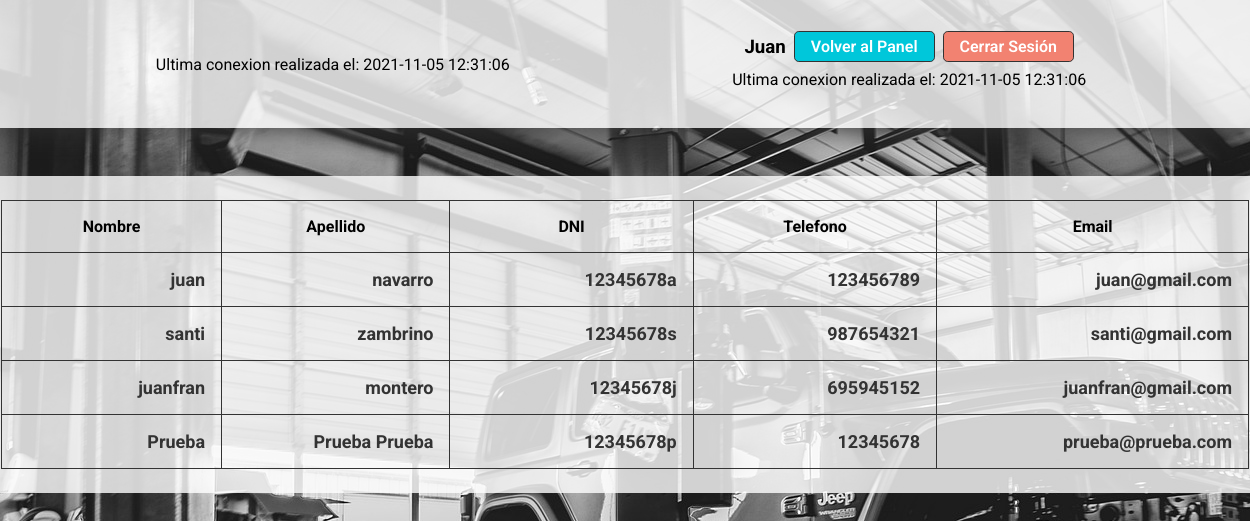
Screenshot of /Login/lista_Admin.php (signed in) with the database file from the repository.
### tables this page shows
CREATE TABLE `lista_usuario` (
  `id_usuario` int(11) NOT NULL,
  `nombre` varchar(20) NOT NULL,
  `apellidos` varchar(30) NOT NULL,
  `dni` varchar(9) NOT NULL,
  `telefono` int(9) NOT NULL,
  `email` varchar(40) NOT NULL,
  `contrasena` varchar(50) DEFAULT NULL,
  `id_admin` int(1) DEFAULT NULL
);

### biblioteca/funcionesZamoen.php (called while the page is built, shortened)
<?php
    function datosNombre($conn, $dni){
        $sqlName = "SELECT nombre FROM lista_usuario WHERE dni = '$dni'";
        $resultName = mysqli_query($conn, $sqlName);
        if ($resultName === false) {
            echo mysqli_error($conn);
        } else {
            $info = mysqli_fetch_array($resultName);
            $name = $info['nombre'];
            return $name;
        }
    }
?>

### Login/lista_Admin.php (the view, shortened to what this page needs)
<!DOCTYPE html>
<html lang="es">
<head>
    <link rel="stylesheet" href="../styles/styleHeader.css" />
    <link rel="stylesheet" href="../styles/styleLista_Admin.css">
</head>
<body>
    <?php
    include "../biblioteca/funcionesZamoen.php";
            $conn = Conexion();
    $dni = $_SESSION['dni'];
    $name = datosNombre($conn, $dni);
    ?>
    <div class="outer-container">
            <header id="cabecera">
            <div class="vacio">
            <p><?php echo 'Ultima conexion realizada el: ' . $_COOKIE[$_SESSION['dni'] .'Cookie']; ?></p>
            </div>
            <div class="container-info-header">
                <div class="info-usu">
                    <h3><?php echo ucfirst($name); ?></h3>
                        <?php
                        if($_SESSION['id_admin'] == 1){
                            ?>
                            <a id="btn-Panel" href="../Login/lista_Admin.php">Volver al Panel</a>
                            <?php
                        }
                        ?>
                        <a id="btn-logOut" href="../Login/logOut.php">Cerrar Sesión</a>
                </div>
                <div class="cookies">
                    <p><?php echo 'Ultima conexion realizada el: '.$_COOKIE[$_SESSION['dni'].'Cookie']; ?></p>
                </div>
                </div>
            </header>
        <?php
        $sqlFirst =  "SELECT nombre, apellidos, dni, telefono, email
                            FROM lista_usuario";
        $results = mysqli_query($conn, $sqlFirst);
        if ($results === false) {
                echo mysqli_error($conn);
        }
        else {
             ?>
            <div class="container-form">
                <table name="infoUsuarios" id="infoUsuarios">
                    <th>Nombre</th>
                    <th>Apellido</th>
                    <th>DNI</th>
                    <th>Telefono</th>
                    <th>Email</th>
                    <tr>
                    <?php
                foreach ($results as $valor) {
                    ?>
                    <tr>
                    <?php
                    foreach ($valor as $k) {
                        ?>
                        <td><a href="../Vehiculos/vehiculo.php?dni=<?php echo $valor['dni'];?>"><?php  echo $k ; ?></a></td>
                        <?php
                    }
                    ?>
                    </tr>
                    <?php
                }
                    ?>
                    </tr>
                </table>
            </div>
            <?php
         }
    ?>
                    </div>
</body>
</html>

### styles/styleHeader.css (style rules this page uses)
* { margin: 0; padding: 0; box-sizing: border-box; font-family: 'Roboto', sans-serif; }
body { background-image: url('../img/fondo-taller.jpg'); background-repeat: no-repeat; background-size: auto; }
.outer-container { width: 100vw; height: 100vh; }
#cabecera { position: fixed; top: 0; left: 0; width: 100%; height: 8rem; background-color: rgb(255, 255, 255, .8); display: flex; justify-content: space-evenly; align-items: center; box-shadow: 5px 0 30px #333; }
.vacio, .info-usu { flex-basis: 33%; }
.container-info-header { display: flex; justify-content: flex-end; align-items: center; flex-direction: column; }
.info-usu { display: flex; justify-content: flex-end; align-items: center; }
#btn-logOut, #btn-Panel { margin-left: .5rem; padding: .3rem 1rem; color: #fff; border-radius: .3rem; border: 1px solid #333; font-weight: 600; cursor: pointer; text-decoration: none; }
#btn-Panel { background-color: #00C7DA; }
#btn-logOut { background-color: #F28271; }
.cookies { display: flex; flex-direction: column; font-size: 1rem; padding: .5rem; width: 100%; }

### styles/styleLista_Admin.css (style rules this page uses)
* { margin: 0; padding: 0; box-sizing: border-box; font-family: 'Roboto', sans-serif; }
a { text-decoration: none; color: #333; }
.outer-container { display: flex; justify-content: flex-start; align-items: center; flex-direction: column; width: 100vw; height: 100vh; margin-top: 5rem; }
#infoUsuarios { margin-top: 6rem; width: 80rem; background-color: rgb(255, 255, 255, .8); display: flex; justify-content: center; align-items: center; border-radius: .4rem; padding: 1.5rem 1rem; border-collapse: collapse; }
#infoUsuarios th { padding: 1rem; font-size: 1rem; font-weight: bold; border: 1px solid #333; text-align: center; }
#infoUsuarios tr { cursor: pointer; text-align: right; }
#infoUsuarios td { padding: 1rem; font-size: 1.125rem; border: 1px solid #333; font-weight: bolder; width: 80rem; }

### rows the page displays
lista_usuario: nombre "Juan", nombre "juan", apellidos "navarro", dni "12345678a", telefono "123456789", email "juan@gmail.com"
lista_usuario: nombre "santi", apellidos "zambrino", dni "12345678s", telefono "987654321", email "santi@gmail.com"
lista_usuario: nombre "juanfran", apellidos "montero", dni "12345678j", telefono "695945152", email "juanfran@gmail.com"
lista_usuario: nombre "Prueba", apellidos "Prueba Prueba", dni "12345678p", telefono "12345678", email "prueba@prueba.com"

### other values shown
$_COOKIE[$_SESSION['dni'] .'Cookie'] "2021-11-05 12:31:06"
$_COOKIE[$_SESSION['dni'].'Cookie'] "2021-11-05 12:31:06"
